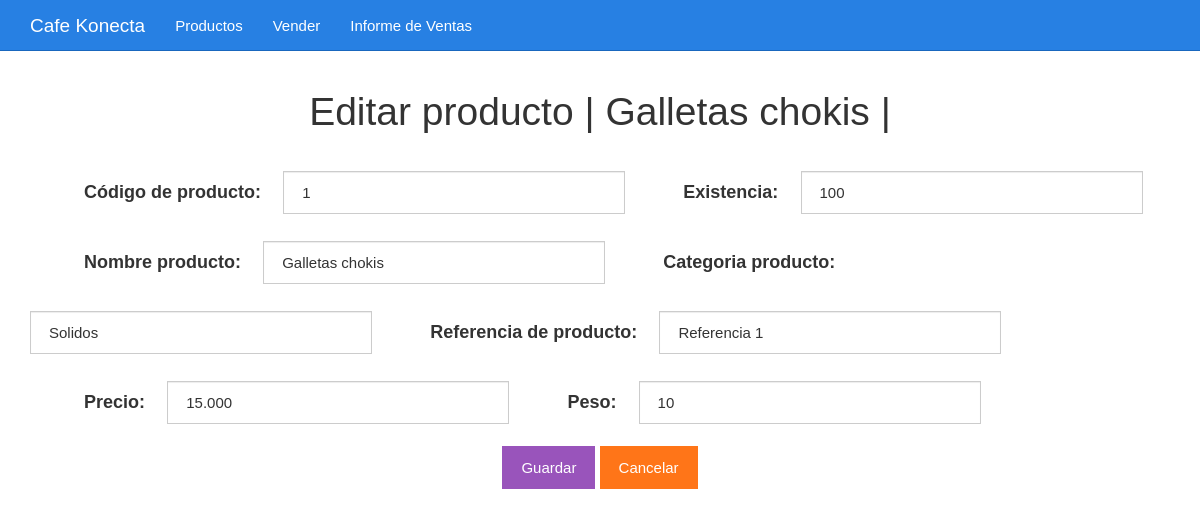
The page /editar_producto.php?codigo=1 on the database its author committed.
### tables this page shows
CREATE TABLE productos(
	codigo BIGINT UNSIGNED NOT NULL AUTO_INCREMENT ,
	name VARCHAR(255) NOT NULL,
	categoria VARCHAR(255) NOT NULL,
	referencia VARCHAR(255) NOT NULL,
	Precio DECIMAL(5, 3) NOT NULL,
	Peso DECIMAL(5) NOT NULL,
	existencia INT(12) NOT NULL,
	fecha DATE NOT NULL ,
	PRIMARY KEY(codigo)
);

### editar_producto.php (the view, shortened to what this page needs)
<?php
$codigo = $_GET["codigo"];
include_once "base_de_datos.php";
$sentencia = $base_de_datos->prepare("SELECT * FROM productos WHERE codigo = ?;");
$sentencia->execute([$codigo]);
$producto = $sentencia->fetch(PDO::FETCH_OBJ);
?>
<?php include_once "encabezado.php" ?>
	<div class="col-xs-12">
		<h1 class="text-center">Editar producto | <?php echo $producto->name; ?> |</h1>
		<form method="post" class="form-edit" action="guardarDatosEditados.php">
			<label for="codigo">Código de producto:</label>
			<input value="<?php echo $producto->codigo ?>" class="form-control inputs-edit" name="codigo" required type="text" codigo="codigo" placeholder="Escribe el código">
			<label for="existencia">Existencia:</label>
			<input value="<?php echo $producto->existencia ?>" class="form-control inputs-edit" name="existencia" required type="number" codigo="existencia" placeholder="cantidad o existencia">
			<div class="container-description">
				<label for="name">Nombre producto:</label>
				<input type="text" required id="name" name="name" class="form-control inputs-edit" value="<?php echo $producto->name ?>">
				<label for="categoria">Categoria producto:</label>
				<input type="text" required id="categoria" name="categoria" class="form-control inputs-edit" value="<?php echo $producto->categoria ?>">
				<label for="referencia">Referencia de producto:</label>
				<input type="text" required id="referencia" name="referencia" class="form-control inputs-edit"  value="<?php echo $producto->referencia ?>" >
			</div>
			<label for="Precio">Precio:</label>
			<input value="<?php echo $producto->Precio ?>" class="form-control inputs-edit" name="Precio" required type="number" codigo="Precio" placeholder="Precio">
			<label for="Peso">Peso:</label>
			<input value="<?php echo $producto->Peso ?>" class="form-control inputs-edit" name="Peso" required type="number" codigo="Peso" placeholder="Peso">
			<br><br>
			<div class="buttons-edit text-center">
				<input class="btn btn-info" type="submit" value="Guardar">
				<a class="btn btn-warning" href="./listar_productos.php">Cancelar</a>
			</div>
		</form>
	</div>
<?php include_once "footer-page.php" ?>

### css/styles.css (style rules this page uses)
body { padding-top: 70px; }
.inputs-edit { width: 30%; display: inline-block; }
.form-edit label { font-size: 1.2em; margin: 2em 1em 0 3em; }

### rows shown on the page
productos: name "Galletas chokis", codigo "1", existencia "100", categoria "Solidos", referencia "Referencia 1", Precio "15.000", Peso "10"
